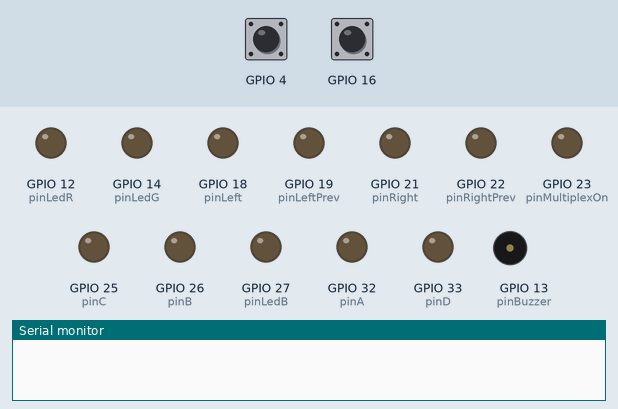
The sketch below on a simulated ESP32. On the bench: output pins drawn as LEDs (lit = HIGH), buzzer (waves = sounding, pin HIGH), the last lines printed to the serial monitor. Dashed ring = blinking. The inputs (shaded band) are chosen by the test bench; at power-on: GPIO 4 HIGH, GPIO 16 HIGH. Random numbers use the default seed unless the sketch sets one.

Above: at 1.2 s.
1.3 s: GPIO 4 pulled LOW for 0.15 s
At 2.6 s:
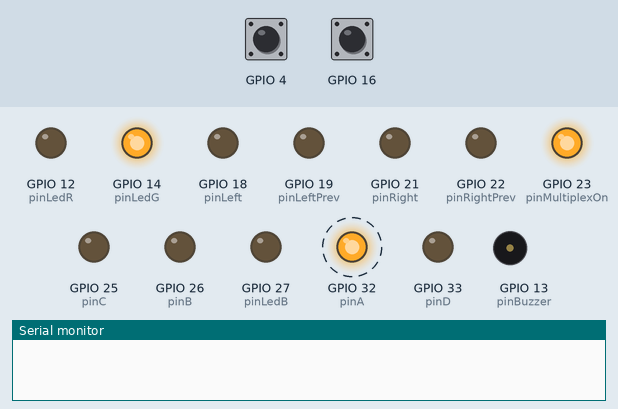
At 3.52 s:
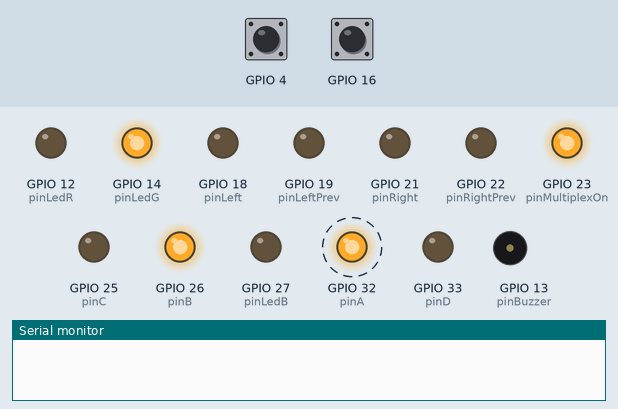
4.3 s: GPIO 16 pulled LOW for 0.15 s
At 4.91 s:
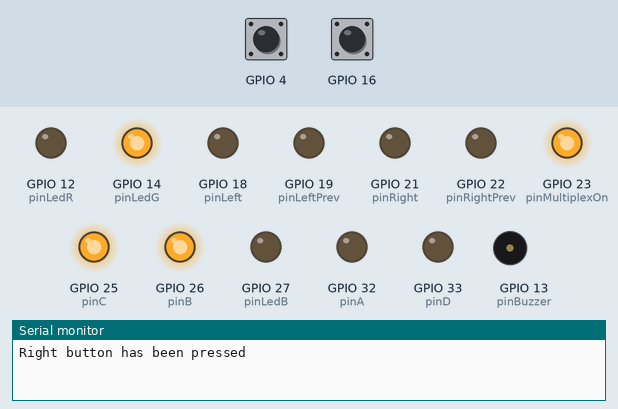
At 6.9 s:
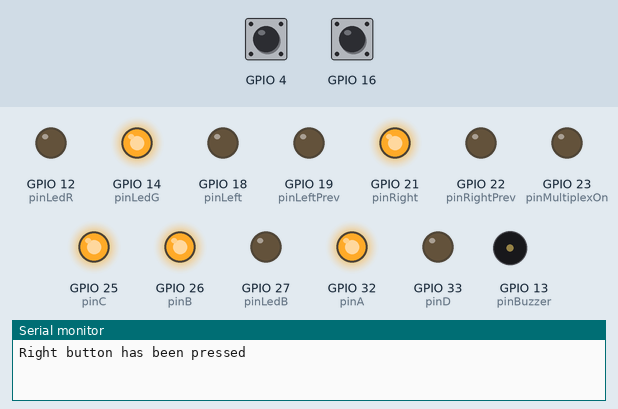
7.3 s: GPIO 16 pulled LOW for 1 s
10.3 s: GPIO 4 pulled LOW for 1 s
13.3 s: GPIO 4 pulled LOW for 3.2 s
18.0 s: GPIO 4 pulled LOW for 0.15 s
Timing chart, 0 to 25.4 s (numbered marks = the images above; inputs shaded):
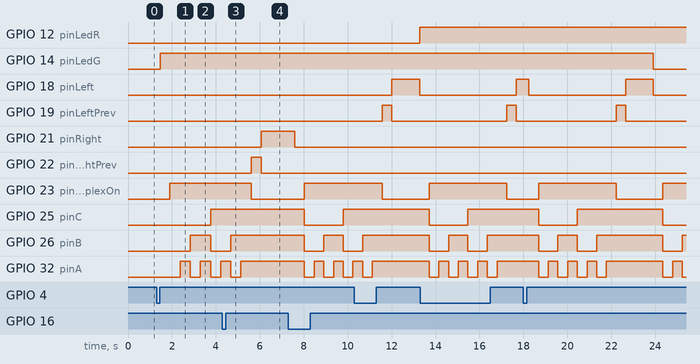

The sketch:

prototipo_v1.2.1.ino
```cpp
// ################################################################################################ DECLARE PINS
// ################################################################################################

const byte pinLedR = 12; // R LED of RGB pin set
const byte pinLedG = 14; // G LED of RGB pin set
const byte pinLedB = 27; // B LED of RGB pin set - UNUSED

const byte pinA = 32; // A input of multiplexer
const byte pinB = 26; // B input of multiplexer
const byte pinC = 25; // C input of multiplexer
const byte pinD = 33; // D input of multiplexer
const byte pinMultiplexOn = 23; // On/Off multiplexer switch

const byte pinLeftPrev  = 19; // Left-side second last LED (yellow)
const byte pinLeft      = 18; // Left-side final LED (green)
const byte pinRightPrev = 22; // Right-side second last LED (yellow)
const byte pinRight     = 21; // Right-side final LED (green)

const byte pinBuzzer = 13; // Buzzer pin

// ################################################################################################ BUTTONS
// ################################################################################################

// Props: PIN, cooldown, pressed, released
struct Button {
	const byte PIN; // Button PIN to read from
  volatile byte cooldown; // Debounce
	volatile bool pressed; // Whether or not the button has been pressed
  volatile bool released; // whether or not the button has been released
};

Button btnLeft  = {4 , 0, false, false}; // Left-side button
Button btnRight = {16, 0, false, false}; // Right-side button

void IRAM_ATTR handleBtnLeft() {
  if (!btnLeft.cooldown) {
    if (digitalRead(btnLeft.PIN) == HIGH) { // power change to LOW (was HIGH -> button release)
      btnLeft.released = true;
    } else { // power change to HIGH (was LOW -> button press)
      btnLeft.pressed = true;
    }
  }
}

void IRAM_ATTR handleBtnRight() {
  if (!btnRight.cooldown) {
    if (digitalRead(btnRight.PIN) == HIGH) { // power change to LOW (was HIGH -> button release)
      btnRight.released = true;
    } else { // power change to HIGH (was LOW -> button press)
      btnRight.pressed = true;
    }
  }
}

// ################################################################################################ GAME VARIABLES
// ################################################################################################

// Props: running, score, lives, strikes, removeFlag
struct Game {
  bool running; // Whether or not the actual game is running
  unsigned int score; // Current game score
  byte lives; // 4: green, 3: yellow, 2: red, 1: blinking, 0: over
  byte strikes; // 5 strikes = -1 live, 1 strike = early button press
  bool removeLeft; // Check for 'led catch' on left
  bool removeRight; // Check for 'led catch' on right
};

Game status = {false, 0, 0, 0, false, false}; // Initial data

// ################################################################################################ COUNTER VARIABLES
// ################################################################################################

// Props: count, step, goal
struct Timer {
  byte count; // Variable to increase step by step until the goal
  byte step; // Amount to increment the count by in every 20ms
  byte goal; // Value to reach for (e.g. for a desired 1000ms wait: 1000/20 = x)
};

Timer TLivesBlink = {0, 1, 10};
Timer TLedSpeed = {0, 2, 128};
Timer TBuzzer = {15, 1, 10};

// ################################################################################################ STATUS VARIABLES
// ################################################################################################

unsigned long prevTime = 0; // Tell how many ms have elapsed since last check

byte actualPin = 0x00; // Sequential leds on/off - WILL BE REPLACED BY LIST

// ################################################################################################ SETUP
// ################################################################################################
void setup() {
  // Multiplexor
  pinMode(pinA, OUTPUT);
  pinMode(pinB, OUTPUT);
  pinMode(pinC, OUTPUT);
  pinMode(pinD, OUTPUT);
  pinMode(pinMultiplexOn, OUTPUT);
  // Remaining Pins
  pinMode(pinLeftPrev, OUTPUT);
  pinMode(pinLeft, OUTPUT);
  pinMode(pinRightPrev, OUTPUT);
  pinMode(pinRight, OUTPUT);
  // RGB
  pinMode(pinLedR, OUTPUT);
  pinMode(pinLedG, OUTPUT);
  pinMode(pinLedB, OUTPUT);
  // Buzzer
  pinMode(pinBuzzer, OUTPUT);
  // Buttons
  pinMode(btnRight.PIN, INPUT_PULLUP);
	attachInterrupt(btnRight.PIN, handleBtnRight, CHANGE);
  pinMode(btnLeft.PIN, INPUT_PULLUP);
	attachInterrupt(btnLeft.PIN, handleBtnLeft, CHANGE);

  // RANDOMIZE
  randomSeed(analogRead(35));

  // DEBUG
  Serial.begin(115200);
}
// ################################################################################################ MAKE RGB
// ################################################################################################
void makeRGB(unsigned long color) {
  if (color > 0xffffff) color = 0xffffff;

  const int rr = color / 0x010000;
  const int gg = ((color - (rr * 0x010000)) / 0x000100);
  const int bb = ((color - (rr * 0x010000) - (gg * 0x000100)));

  analogWrite(pinLedR, rr);
  analogWrite(pinLedG, gg);
  analogWrite(pinLedB, bb);
}
// ################################################################################################ MULTIPLEX
// ################################################################################################
void multiplex(byte num) {
  // Max value 0xf
  if (num > 0xf) digitalWrite(pinMultiplexOn, 0);
  else {
    digitalWrite(pinMultiplexOn, 1);
    digitalWrite(pinA, bitRead(num, 0));
    digitalWrite(pinB, bitRead(num, 1));
    digitalWrite(pinC, bitRead(num, 2));
    digitalWrite(pinD, bitRead(num, 3));
  }
}
// ################################################################################################ SELECT LED
// ################################################################################################
void selectLed(byte num, bool izq) {
  multiplex(0xf0); // Apagar el multiplexor
  digitalWrite(pinRightPrev, 0); // Apagar todo
  digitalWrite(pinLeftPrev, 0);
  digitalWrite(pinRight, 0);
  digitalWrite(pinLeft, 0);

  if (num < 8) multiplex(num | (izq << 3));
  else if (num == 8) digitalWrite((izq ? pinLeftPrev : pinRightPrev), 1);
  else if (num == 9) digitalWrite((izq ? pinLeft : pinRight), 1);
}
// ################################################################### SHOW LIVES
// ###################################################################
void showLives() {
  switch (status.lives) {
    case 0: makeRGB(0x000000); break;
    case 1:
      if ((TLivesBlink.count & 0x0f) >= TLivesBlink.goal) {
        TLivesBlink.count &= 0x80; // Reset count to 0
        TLivesBlink.count ^= 0x80; // Flip first bit
      } else TLivesBlink.count += TLivesBlink.step;
      makeRGB(0xff0000 * (TLivesBlink.count >> 7));
      break;
    case 2: makeRGB(0xff0000); TLivesBlink.count = 0; break;
    case 3: makeRGB(0xffff00); break;
    default: makeRGB(0x00ff00); break;
  }
}
// ################################################################### RESTART GAME
// ###################################################################
void toggleGame(bool on) {
  btnLeft.pressed = false;
  btnLeft.released = false;
  btnLeft.cooldown = 8;
  btnRight.pressed = false;
  btnRight.released = false;
  btnRight.cooldown = 8;

  status.lives = on ? 4 : 0;
  status.strikes = 0;
  status.running = on;
  status.score = 0;
  actualPin = 0x00;

  TBuzzer.count = 15;
  TLedSpeed.count = 0;
  TLedSpeed.goal = 128;
  TLivesBlink.count = 0;

  selectLed(15, 0);
  digitalWrite(pinBuzzer, on);
}
// ################################################################################################ LOOP
// ################################################################################################
void loop() {
  // CHECK TIME
  ulong currTime = millis();

  // RUN FRAMES ###################################################################
  if ((currTime - prevTime) >= 20) {
    prevTime = currTime;

    // STEP ###################################################################
    // BUZZER HANDLER ##########################################
    if (TBuzzer.count > 0) {
      TBuzzer.count -= TBuzzer.step;
      digitalWrite(pinBuzzer, 1);
    } else digitalWrite(pinBuzzer, 0);
    // ##########################################

    // RESET BUTTONS COOLDOWN
    if (btnLeft.cooldown > 0) btnLeft.cooldown --;
    if (btnRight.cooldown > 0) btnRight.cooldown --;
    // ###################################################################

    // THE GAME IS NOT ACTIVE ###################################################################
    if (!status.running) {
      if (btnLeft.released || btnRight.released) toggleGame(1); // PRESS START GAME
      else return;
    } // ###################################################################

    // TEMPORAL VARIABLES
    byte pinNum = actualPin & 0x0f; // 0 - 7, 8 & 9 leds in row
    byte leftSide = actualPin & 0x80; // The 7th bit of pinNum, whether its on the left or right row

    // CHECK BUTTONS ###################################################################
    if (btnLeft.pressed || btnLeft.released) {
      Serial.print("Left button has been "); // DEBUG
      Serial.println(btnLeft.pressed ? "pressed" : "released"); // DEBUG

      btnLeft.cooldown = 9;
      btnLeft.pressed = false;
      btnLeft.released = false;

      // CATCH LED
      if (status.removeLeft) {
        status.removeLeft = false; // Avoid losing a life
        pinNum = 10; // Jump to the next LED...
        TLedSpeed.count = 100; // ...quick
        TBuzzer.count += 3; // Success sound cue
      } else if (leftSide && pinNum > 5) { // Too early
        status.strikes ++;
        TBuzzer.count += 6; // Failure sound cue
      }
    }

    if (btnRight.pressed || btnRight.released) {
      Serial.print("Right button has been "); // DEBUG
      Serial.println(btnRight.pressed ? "pressed" : "released"); // DEBUG

      btnRight.cooldown = 9;
      btnRight.pressed = false;
      btnRight.released = false;

      // CATCH LED
      if (status.removeRight) {
        status.removeRight = false; // Avoid losing a life
        pinNum = 10; // Jump to the next LED...
        TLedSpeed.count = 100; // ...quick
        TBuzzer.count += 3; // Success sound cue
      } else if (!leftSide && pinNum > 5) { // Too early
        status.strikes ++;
        TBuzzer.count += 6; // Failure sound cue
      }
    } // ###################################################################

    // TURN ON THE NEXT LED ##########################################
    if (TLedSpeed.count >= TLedSpeed.goal) {
      TLedSpeed.count = 0;
      // Serial.printf("%u - %u - %u - %u\n", pinNum, leftSide, status.removeLeft, status.removeRight); // DEBUG

      selectLed(pinNum, leftSide); // Next LED

      // CHANGE TO THE OTHER ROW
      if (pinNum >= 10) {

        // Random %50 chance to change row
        actualPin = (random(0, 2) == 0) ? (leftSide ^ 0x80) : leftSide;

        // Lose a life if no button press
        if ((status.removeLeft && leftSide) || (status.removeRight && !leftSide)) {
          status.lives --;
          TBuzzer.count += 12;
        } else { // Grant reward
          if (TLedSpeed.goal > 12) TLedSpeed.goal -= status.lives; // Make harder
          status.score += (5 - status.lives); // Add score
        }

        leftSide ? status.removeLeft = false : status.removeRight = false;

      } else actualPin ++;

      // if near the end (second-last), enable removal
      if (pinNum == 8) leftSide ? status.removeLeft = true : status.removeRight = true;

    } else TLedSpeed.count += (pinNum >= 10) ? TLedSpeed.step : TLedSpeed.step * 3; // Slow down if is the last led (9, green), run normal if is not
    // ##########################################

    // Exchange strikes to lives lost
    if (status.strikes >= 5) {
      status.lives --;
      status.strikes = 0;
      TBuzzer.count += 12; // Failure sound cue
    }

    // THE GAME HAS STOPPED ##########################################################
    if (!status.lives) {
      Serial.print("########---\n# Score: ");
      Serial.print(status.score);
      Serial.println(" !\n########---");

      toggleGame(0);
    } // ##########################################################

    // DRAW
    showLives();
  } // ##########################################################
}
```

Measured:
- after the input at 1.3 s, GPIO 14 (pinLedG): LOW → HIGH after 0.17 s; GPIO 23 (pinMultiplexOn): LOW → HIGH after 0.61 s; GPIO 25 (pinC): LOW → HIGH after 2.5 s; GPIO 26 (pinB): LOW → HIGH after 1.5 s, → LOW 0.92 s later; GPIO 32 (pinA): alternates HIGH for 0.46 s and LOW for 0.46 s, starting after 1.1 s
- after the input at 4.3 s, GPIO 13 (pinBuzzer): LOW → HIGH at once, → LOW 0.12 s later
